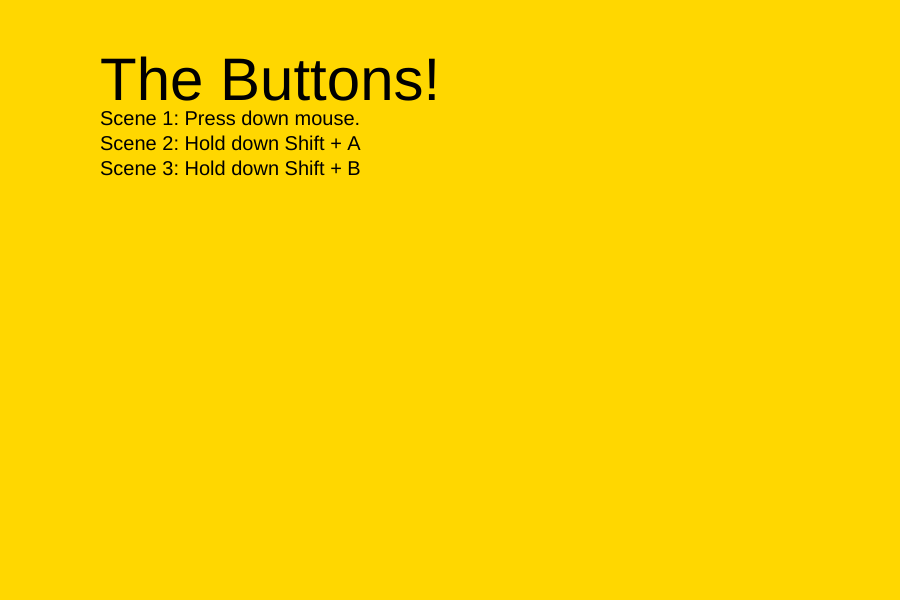
Frame 1 (no input)
Frame 60 (no input): identical to frame 1, image omitted
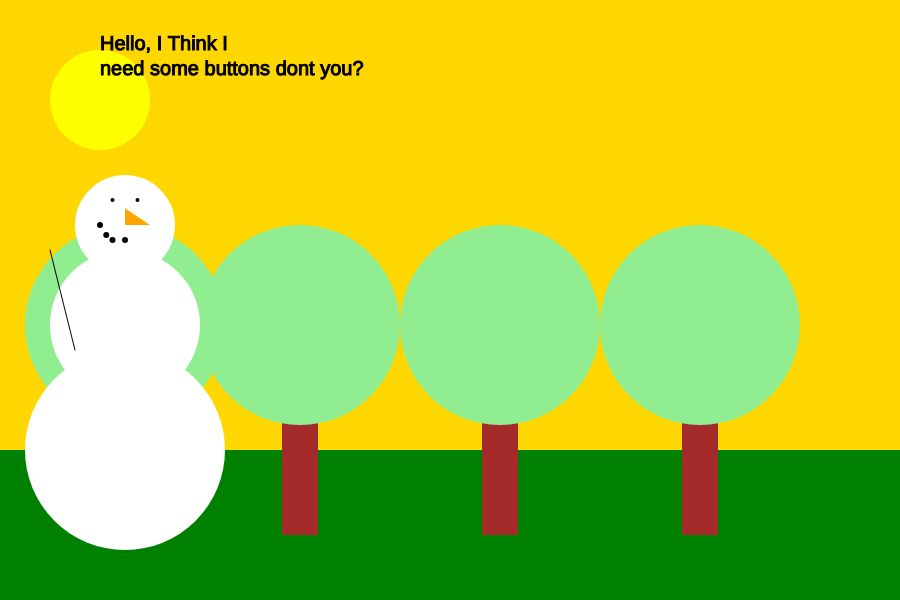
Frame 120 (the mouse pressed at the canvas centre since frame 60)

The p5.js sketch that drew these frames (run headless with seeded random() and noise() and a simulated clock; from frame 60 on, the mouse is pressed at the canvas centre):

// p5.js sketch
// ── sketch.js
var x = 100;
var y = 100;
var s = 100;
var o = 25;

function setup() {
    createCanvas(900, 600);
    ellipseMode(CENTER);
    rectMode(CENTER);

}

function draw() {
    background("gold");
    fill("black");
    textSize(60);
    text("The Buttons!", x, y);
    textSize(20);
    text("Scene 1: Press down mouse.", x, y + o);
    text("Scene 2: Hold down Shift + A", x, y + o * 2);
    text("Scene 3: Hold down Shift + B", x, y + o * 3);

    if (mouseIsPressed) {
        //scene 1
        seasons("summer");
        snowPerson('white', 100, 200);
        textSize(20);
        text("Hello, I Think I\nneed some buttons dont you?", 100, 50);

    } else if (key == 'A') {
        //scene 2
        seasons("atumn");
        snowPerson('pink', 400, 200);
        textSize(20);
        fill("white");
        text("I think i can buy\nthem at this store.", 400, 50);

    } else if (key == 'B') {
        //scene 3
        seasons("winter");
        snowPerson('white', 700, 200);
        //buttons
        fill("red");
        ellipse(x * o / 3.4, y * o / 6, s / 2);
        ellipse(x * o / 3.4, y * o / 8, s / 2);
        fill("white");
        text("These look perfect!\nThanks for coming with me, bye!", 500, 50);

    }
}

function snowPerson(color, x, y) {
    // snowman
    fill(color);

    //body
    noStroke();
    ellipse(x + o, y + o, s);
    ellipse(x + o, y + o * 5, s + o * 2);
    ellipse(x + o, y + o * 10, s + o * 4);

    //eyes
    fill("black");
    noStroke();
    ellipse(x + o / 2, y, s / o);
    ellipse(x + o * 1.5, y, s / o);

    //nose
    fill("orange");
    triangle(x + o, y + o, x + o * 2, y + o, x + o, y + o / 3);

    //mouth
    fill("black");
    ellipse(x, y + o, s / o - 10);
    ellipse(x + o / 4, y + o + 10, s / o - 10);
    ellipse(x + o * .5, y + o + 15, s / o - 10);
    ellipse(x + o * 1, y + o + 15, s / o - 10);

    //arm
    stroke(0);
    line(x - o, y + o * 6, x - o * 2, y + o * 2);
}

function seasons(season) {
    if (season === "summer") {
        //Summer scene
        background("gold");
        noStroke();

        //sun
        fill("yellow");
        ellipse(x, y, s);

        //ground
        fill("green");
        rect(width / 2, height, width, height / 2)

        //trees
        fill("brown");
        rect(x + o, y + o * 15, width / o, height / 5);
        rect(x + o * 8, y + o * 15, width / o, height / 5);
        rect(x + o * 16, y + o * 15, width / o, height / 5);
        rect(x + o * 24, y + o * 15, width / o, height / 5);

        fill("lightgreen")
        ellipse(x + o, y + o * 9, s * 2);
        ellipse(x + o * 8, y + o * 9, s * 2);
        ellipse(x + o * 16, y + o * 9, s * 2);
        ellipse(x + o * 24, y + o * 9, s * 2);
    } else if (season === "winter") {
        //winter scene
        background('mediumblue');
        fill('white');
        ellipse(x + o, y + o, s + o);

        //snow
        ellipse(x * 2, y * 7, s * 5);
        ellipse(x * 6, y * 7, s * 5);

        //trees
        fill("brown");
        rect(x + o, y + o * 15, width / o, height / 5);
        rect(x + o * 8, y + o * 15, width / o, height / 5);
        fill("green");
        triangle(x - o * 3, y + o * 13, x + o * 4, y + o * 3, x + o * 6, y + o * 13);
        triangle(x + o * 5, y + o * 13, x + o * 9, y + o * 3, x + o * 11, y + o * 13);
    } else if (season === "atumn") {
        //autumn scene
        background("purple");
        noStroke();

        //sun
        fill("lightblue");
        ellipse(x, y, s);

        //ground
        fill("darkgreen");
        rect(width / 2, height, width, height / 2);

        //trees
        fill("brown");
        rect(x + o, y + o * 15, width / o, height / 5);
        rect(x + o * 8, y + o * 15, width / o, height / 5);
        rect(x + o * 16, y + o * 15, width / o, height / 5);
        rect(x + o * 24, y + o * 15, width / o, height / 5);

        fill("green");
        ellipse(x + o, y + o * 9, s * 2);
        fill("red");
        ellipse(x + o * 8, y + o * 9, s * 2);
        fill("orange");
        ellipse(x + o * 16, y + o * 9, s * 2);
        fill("gold");
        ellipse(x + o * 24, y + o * 9, s * 2);

        //store
        fill("grey");
        triangle(width / 1.2, height / 3, width, 0, width, height / 3);
        rect(width / 1, height / 1.5, width / 5, width / 2);
        fill("white")
        text("store", 850, 175);

    }
}
